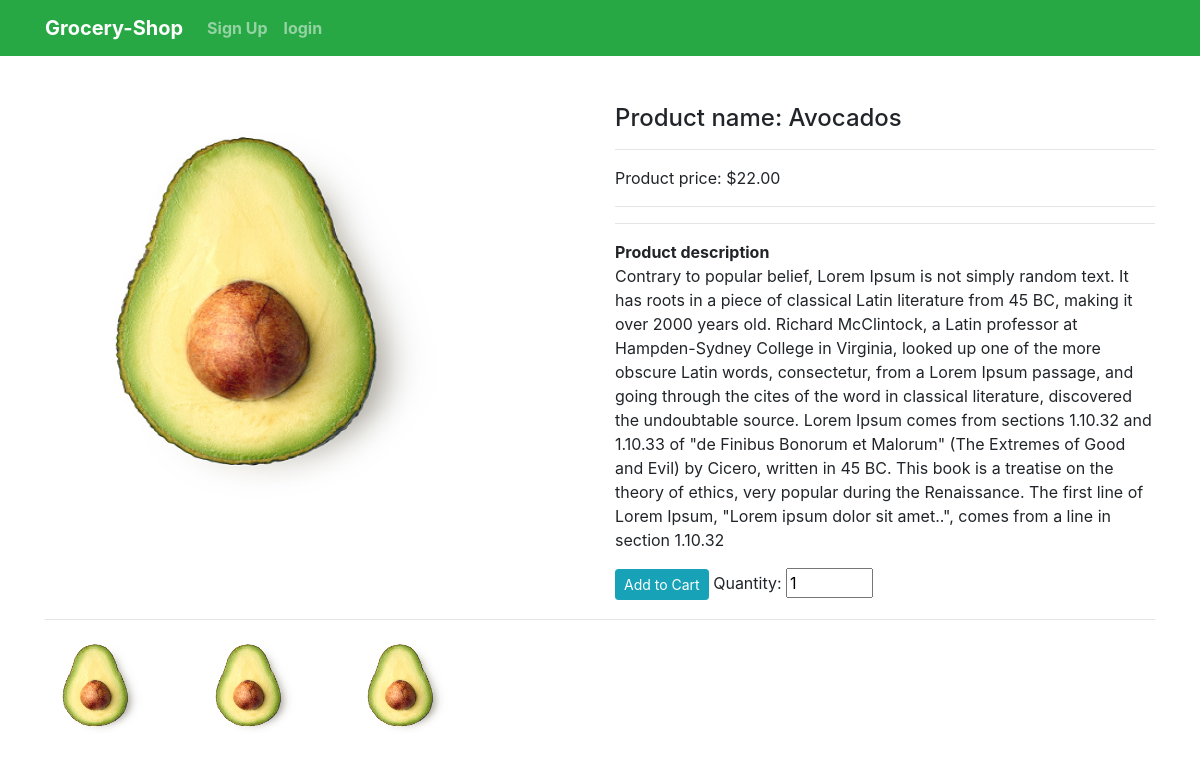
Page /product/11 on the committed database.
### src/models.py (models this page shows, shortened)
class ProductModel(db.Model):
    __seachbale__ = ['name', 'description']
    id = db.Column(db.Integer, primary_key=True)
    name = db.Column(db.String(80), nullable=False)
    price = db.Column(db.Numeric(10, 2), nullable=False)
    discount = db.Column(db.Integer, default=0)
    stock = db.Column(db.Integer, nullable=False)
    description = db.Column(db.Text, nullable=False)
    pub_date = db.Column(db.DateTime, nullable=False, default=datetime.utcnow)
    category_id = db.Column(db.Integer, db.ForeignKey('category_model.id'), nullable=False)
    category = db.relationship('CategoryModel', backref=db.backref('categories', lazy=True))
    image_1 = db.Column(db.String(150), nullable=False, default='image1.jpg')
    image_2 = db.Column(db.String(150), nullable=False, default='image2.jpg')
    image_3 = db.Column(db.String(150), nullable=False, default='image3.jpg')

### src/products/routes.py (the view)
@products_bp.route('/product/<int:product_id>')
def single_page(product_id):
    product = ProductModel.query.get_or_404(product_id)
    return render_template('products/single_page.html', product=product, categories=categories())

### src/products/routes.py (called while the page is built)
def categories():
    all_categories = CategoryModel.query.join(ProductModel, (CategoryModel.id == ProductModel.category_id)).all()
    return all_categories

### src/templates/products/single_page.html (shortened to what this page needs)
{% extends 'layout.html' %}
{% block content %}
{% include 'includes/navbar.html' %}
<div class="container mt-5">
    <div class="row">
        <div class="col-md-6" id="b_image">
            <img src="{{url_for('static',filename='images/' + product.image_1)}}" alt="{{product.name}}" width="400" height="400">
        </div>
        <div class="col-md-6">
            <h4>Product name: {{product.name}} </h4>
            <hr>
            <p>Product price: ${{product.price}}</p>
            <hr>
            <hr>
            <b>Product description</b>
            <p>{{product.description}}</p>
            <form action="{{url_for('cart_bp.AddCart')}}" method="post">
                <button type="submit" class="btn btn-sm btn-info">Add to Cart</button>
                <label for="quantity">Quantity: </label>
                <input type="number" name="quantity" value="1" min="1" max="{{product.stock}}">
            </form>
        </div>
    </div>
    <hr>
    <div class="row">
        <div class="col-md-12" id="s_image">
            <img src="{{url_for('static',filename='images/'+ product.image_1)}}" alt="{{product.name}}" width="100" height="100">
            <img src="{{url_for('static',filename='images/'+ product.image_2)}}" alt="{{product.name}}" width="100" height="100" class="ml-5">
            <img src="{{url_for('static',filename='images/'+ product.image_3)}}" alt="{{product.name}}" width="100" height="100" class="ml-5">
        </div>
    </div>
</div>
{% endblock content %}

### rows in the picture
ProductModel: image_1 (picture), name "Avocados", price "22.00", description "Contrary to popular belief, Lorem Ipsum is not simply random text. It has roots in a piece of classical Latin literature from 45 BC, making it over 2000 years old. Richard McClintock, a Latin professor at Hampden-Sydney College in Virginia, looked up one of the more obscure Latin words, consectetur, from a Lorem Ipsum passage, and going through the cites of the word in classical literature, discovered the undoubtable source. Lorem Ipsum comes from sections 1.10.32 and 1.10.33 of \"de Finibus Bonorum et Malorum\" (The Extremes of Good and Evil) by Cicero, written in 45 BC. This book is a treatise on the theory of ethics, very popular during the Renaissance. The first line of Lorem Ipsum,…", image_2 (picture), image_3 (picture)
